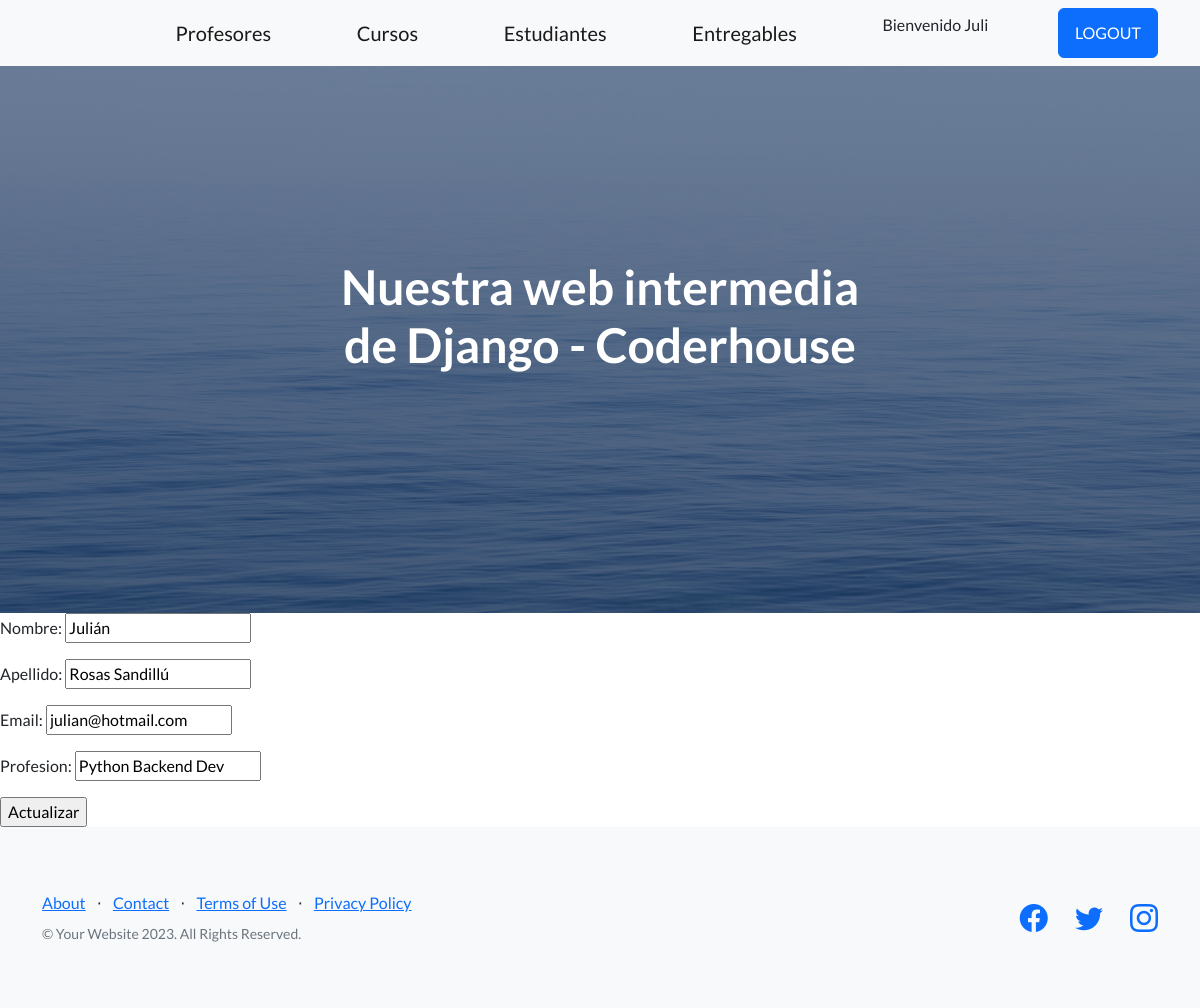
The app's page /Appdjango/ed-profes/1 (signed in) with its own data.
### AplicacionDjango/models.py (models this page shows, shortened)
class Profesor(models.Model):
    nombre = models.CharField(max_length=50)
    apellido = models.CharField(max_length=50)
    email = models.EmailField(max_length=254)
    profesion = models.CharField(max_length=50)
    cursos = models.ManyToManyField(Curso)

### AplicacionDjango/views.py (the view)
# urls.py: path('ed-profes/<int:id>', editar_profesor, name="EditarProfesor"),
def editar_profesor(request, id):
    profesor = Profesor.objects.get(id=id)
    if request.method == 'POST':
        mi_formulario = Profesor_Formulario(request.POST)
        if mi_formulario.is_valid():
            data = mi_formulario.cleaned_data
            profesor.nombre = data['nombre']
            profesor.apellido = data['apellido']
            profesor.email = data['email']
            profesor.profesion = data['profesion']
            profesor.save()
            return HttpResponseRedirect('/Appdjango/')
        else:
            return render(request, "inicio.html", {"mensaje": "Formulario invalido"})
    else:
        mi_formulario = Profesor_Formulario(initial={
            "nombre": profesor.nombre,
            "apellido": profesor.apellido,
            "email": profesor.email,
            "profesion": profesor.profesion
        })
        return render(request, "editar_profesor.html", {"mi_formulario": mi_formulario, "id": profesor.id})

### AplicacionDjango/forms.py
class Profesor_Formulario(forms.Form):
    nombre = forms.CharField(max_length=50)
    apellido = forms.CharField(max_length=50)
    email = forms.EmailField(max_length=254)
    profesion = forms.CharField(max_length=50)

### AplicacionDjango/templates/editar_profesor.html
{% extends 'base.html' %}
{% load static %}
{% block contenidoQCambia %}
    <form action="{% url 'EditarProfesor' id %}" method="POST">{% csrf_token %}
        {{mi_formulario.as_p}}
        <input type="submit" value="Actualizar">
    </form>
{% endblock contenidoQCambia %}

### AplicacionDjango/templates/base.html (shortened to what this page needs)
<!DOCTYPE html>
<html lang="en">
    <head>
        {% load static %}
        <link href="https://cdn.jsdelivr.net/npm/bootstrap-icons@1.5.0/font/bootstrap-icons.css" rel="stylesheet" type="text/css" />
        <link href="{% static 'css/styles.css' %}" rel="stylesheet" />
        <link href="{% static 'css/mis_estilos.css' %}" rel="stylesheet" />
    </head>
    <body>
        <nav class="navbar navbar-light bg-light static-top">
            <div class="container">
                <div class="my_button">
                </div>
                <a class="navbar-brand" href="{% url 'ListaProfesores' %}">Profesores</a>
                <a class="navbar-brand" href="{% url 'CursosListView' %}">Cursos</a>
                <a class="navbar-brand" href="{% url 'Estudiantes' %}">Estudiantes</a>
                <a class="navbar-brand" href="{% url 'Entregables' %}">Entregables</a>
                {% if user.is_authenticated %}
                    <p>Bienvenido {{user.username}}</p>
                    <a class="btn btn-primary" href="{% url 'Logout' %}">LOGOUT</a>
                {% else %}
                    <a class="btn btn-primary" href="{% url 'Login' %}">LOGIN</a>
                {% endif %}
            </div>
        </nav>
        <header class="masthead">
            <div class="container position-relative">
                <div class="row justify-content-center">
                    <div class="col-xl-6">
                        <div class="text-center text-white">
                            <h1 class="mb-5">Nuestra web intermedia de Django - Coderhouse</h1>
                        </div>
                    </div>
                </div>
            </div>
        </header>
        {% block contenidoQCambia %}
        {% endblock contenidoQCambia %}
        <footer class="footer bg-light">
            <div class="container">
                <div class="row">
                    <div class="col-lg-6 h-100 text-center text-lg-start my-auto">
                        <ul class="list-inline mb-2">
                            <li class="list-inline-item"><a href="#!">About</a></li>
                            <li class="list-inline-item">⋅</li>
                            <li class="list-inline-item"><a href="#!">Contact</a></li>
                            <li class="list-inline-item">⋅</li>
                            <li class="list-inline-item"><a href="#!">Terms of Use</a></li>
                            <li class="list-inline-item">⋅</li>
                            <li class="list-inline-item"><a href="#!">Privacy Policy</a></li>
                        </ul>
                        <p class="text-muted small mb-4 mb-lg-0">&copy; Your Website 2023. All Rights Reserved.</p>
                    </div>
                    <div class="col-lg-6 h-100 text-center text-lg-end my-auto">
                        <ul class="list-inline mb-0">
                            <li class="list-inline-item me-4">
                                <a href="#!"><i class="bi-facebook fs-3"></i></a>
                            </li>
                            <li class="list-inline-item me-4">
                                <a href="#!"><i class="bi-twitter fs-3"></i></a>
                            </li>
                            <li class="list-inline-item">
                                <a href="#!"><i class="bi-instagram fs-3"></i></a>
                            </li>
                        </ul>
                    </div>
                </div>
            </div>
        </footer>
    </body>
</html>

### AplicacionDjango/static/css/mis_estilos.css (style rules this page uses)
.my_button { padding-right: 170px; margin-left: -170px; }

### records on screen
Profesor: nombre "Julián", apellido "Rosas Sandillú", email "julian@hotmail.com", profesion "Python Backend Dev"

### other values on screen
{{ user.username }} "Juli"
